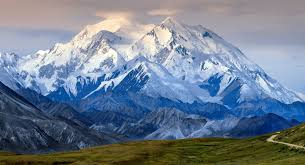
#> input picture atividade2/montanha.jpeg, 305 x 165 px
$ python main2.py
#> lines starting #> are read from the running program, lines starting #| are printed output that depends on the picture
#> further down, img is the input picture: shape (165, 305, 3); mean B, G, R 144.4, 126.9, 112.8
#> the answer given: 3
import cv2
import numpy as np
import matplotlib.pyplot as plt

def aplicar_tonalidade(img, tonalidade):
#> called with tonalidade = 'azul'
    h, w, c = img.shape
#> h = 165; w = 305; c = 3
    img = img / 255.0
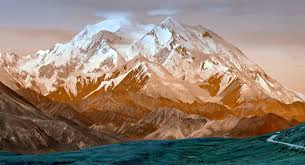
#> img: shape (165, 305, 3) float64; mean of channels 0, 1, 2 0.442, 0.498, 0.566; drawn as B, G, R
    resultado = np.zeros_like(img)

    for i in range(h):
        for j in range(w):
            r, g, b = img[i, j]
            soma = r + g + b
            if tonalidade == 'vermelho':
                x1, x2, x3 = soma * 0.8, soma * 0.2, soma * 0.1
            elif tonalidade == 'verde':
                x1, x2, x3 = soma * 0.2, soma * 0.8, soma * 0.2
            elif tonalidade == 'azul':
                x1, x2, x3 = soma * 0.1, soma * 0.2, soma * 0.8
            elif tonalidade == 'amarelo':
                x1, x2, x3 = soma * 0.9, soma * 0.9, soma * 0.1
            elif tonalidade == 'laranja':
                x1, x2, x3 = soma * 0.9, soma * 0.6, soma * 0.2
            else:
                x1, x2, x3 = r, g, b

            resultado[i, j] = [x1, x2, x3]
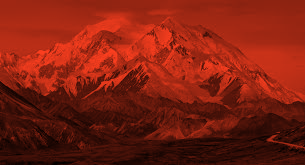
#> resultado: shape (165, 305, 3) float64; mean of channels 0, 1, 2 0.151, 0.301, 1.21; drawn with min black and max white

    return np.clip(resultado, 0, 1)
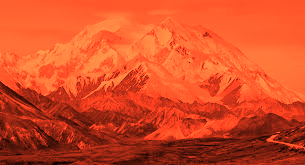
#> returned value: shape (165, 305, 3) float64; mean of channels 0, 1, 2 0.151, 0.301, 0.843; drawn as B, G, R

tonalidades = ['vermelho', 'verde', 'azul', 'amarelo', 'laranja']
img_path = 'montanha.jpeg'
img = cv2.imread(img_path)
img = cv2.cvtColor(img, cv2.COLOR_BGR2RGB)

print("Escolha uma tonalidade: ")
print("1 - Vermelho\n2 - Verde\n3 - Azul\n4 - Amarelo\n5 - Laranja")
opcao = int(input("Digite o número correspondente: "))

tonalidade_escolhida = tonalidades[opcao - 1]
img_transformada = aplicar_tonalidade(img, tonalidade_escolhida)

fig, axs = plt.subplots(1, 2, figsize=(10, 5))
axs[0].imshow(img)
axs[0].set_title("Imagem Original")
axs[0].axis("off")

axs[1].imshow(img_transformada)
axs[1].set_title(f"Imagem - {tonalidade_escolhida.capitalize()}")
axs[1].axis("off")

plt.show()
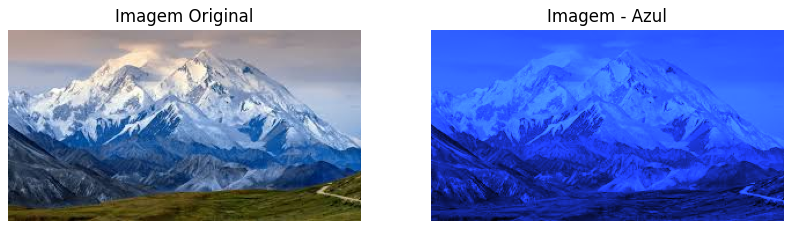
#> figure drawn by matplotlib, 2 panels

cv2.imwrite(f"imagem_{tonalidade_escolhida}.jpg", (img_transformada * 255).astype(np.uint8))
